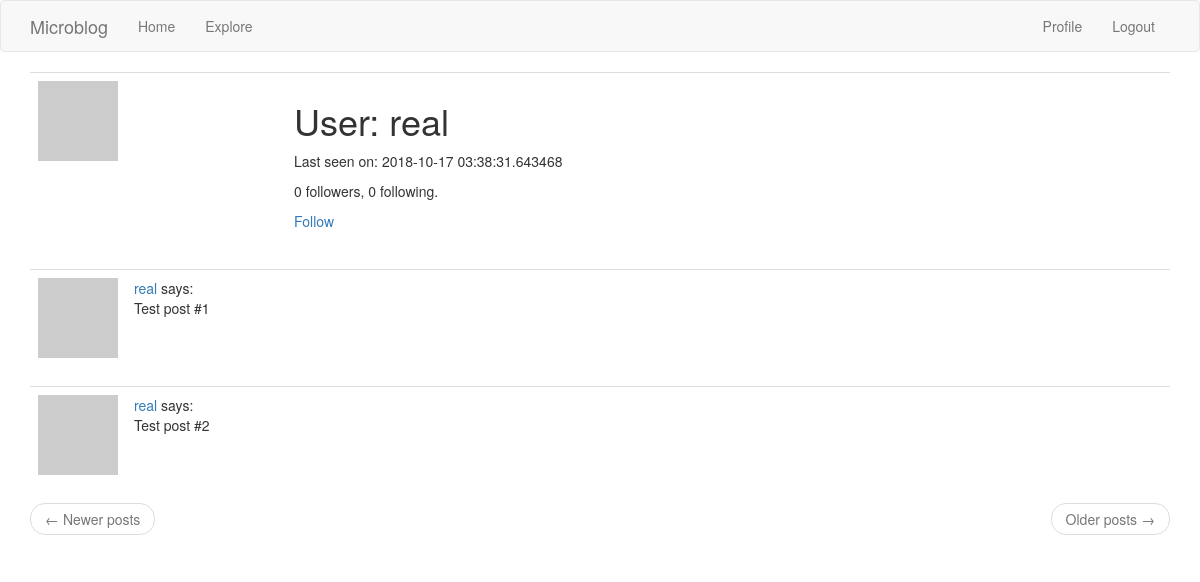
The app's page /user/real (signed in), older data.
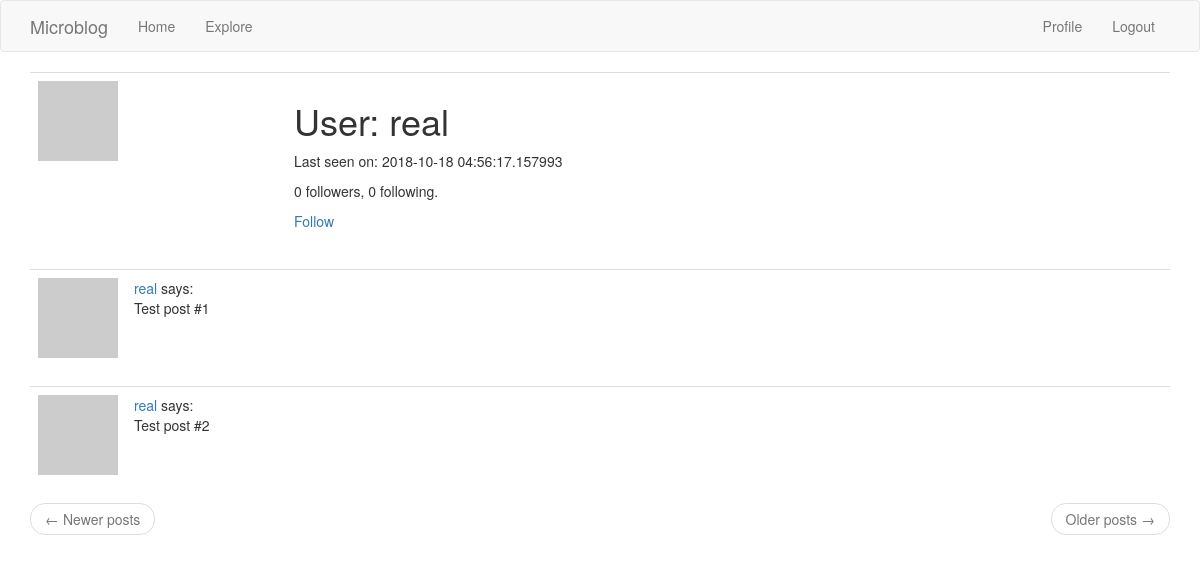
The same page, newer data.
### app/models.py (models this page shows, shortened)
class User(UserMixin, db.Model):
    id = db.Column(db.Integer, primary_key=True)
    username = db.Column(db.String(64), index=True, unique=True)
    email = db.Column(db.String(120), index=True, unique=True)
    password_hash = db.Column(db.String(128))
    posts = db.relationship('Post', backref='author', lazy='dynamic')
    about_me = db.Column(db.String(140))
    last_seen = db.Column(db.DateTime, default=datetime.utcnow)
    followed = db.relationship(
        'User', secondary=followers,
        primaryjoin=(followers.c.follower_id == id),
        secondaryjoin=(followers.c.followed_id == id),
        backref=db.backref('followers', lazy='dynamic'), lazy='dynamic')
    def avatar(self, size):
        digest = md5(self.email.lower().encode('utf-8')).hexdigest()
        return 'https://www.gravatar.com/avatar/{}?d=identicon&s={}'.format(
            digest, size)
    def is_following(self, user):
        return self.followed.filter(
            followers.c.followed_id == user.id).count() > 0

### app/routes.py (the view)
@app.route('/user/<username>')
@login_required
def user(username):
    user = User.query.filter_by(username=username).first_or_404()
    posts = [
        {'author': user, 'body': 'Test post #1'},
        {'author': user, 'body': 'Test post #2'}
    ]
    return render_template('user.html', user=user, posts=posts)

### app/models.py (called while the page is built)
@login.user_loader
def load_user(id):
    return User.query.get(int(id))

### app/routes.py (called while the page is built)
@app.before_request
def before_request():
    if current_user.is_authenticated:
        current_user.last_seen = datetime.utcnow()
        db.session.commit()

### app/templates/user.html (shortened to what this page needs)
{% extends "base.html" %}
{% block app_content %}
    <table class="table table-hover">
        <tr>
            <td width="256px"><img src="{{ user.avatar(256) }}"></td>
            <td>
                <h1>User: {{ user.username }}</h1>
                {% if user.last_seen %}<p>Last seen on: {{ user.last_seen }}</p>{% endif %}
                <p>{{ user.followers.count() }} followers, {{ user.followed.count() }} following.</p>
                {% if user == current_user %}
                <p><a href="{{ url_for('edit_profile') }}">Edit your profile</a></p>
                {% elif not current_user.is_following(user) %}
                <p><a href="{{ url_for('follow', username=user.username) }}">Follow</a></p>
                {% else %}
                <p><a href="{{ url_for('unfollow', username=user.username) }}">Unfollow</a></p>
                {% endif %}
            </td>
        </tr>
    </table>
    {% for post in posts %}
        {% include '_post.html' %}
    {% endfor %}
    <nav aria-label="...">
        <ul class="pager">
            <li class="previous{% if not prev_url %} disabled{% endif %}">
                <a href="{{ prev_url or '#' }}">
                    <span aria-hidden="true">&larr;</span> Newer posts
                </a>
            </li>
            <li class="next{% if not next_url %} disabled{% endif %}">
                <a href="{{ next_url or '#' }}">
                    Older posts <span aria-hidden="true">&rarr;</span>
                </a>
            </li>
        </ul>
    </nav>
{% endblock %}

### app/templates/_post.html
<table class="table table-hover">
    <tr>
        <td width="70px">
            <a href="{{ url_for('user', username=post.author.username) }}">
                <img src="{{ post.author.avatar(70) }}" />
            </a>
        </td>
        <td>
            <a href="{{ url_for('user', username=post.author.username) }}">
                {{ post.author.username }}
            </a>
            says:
            <br>
            {{ post.body }}
        </td>
    </tr>
</table>

Row changes from the older to the newer data that the page shows:
changed User "real": last_seen "2018-10-17 03:38:31.643468" → "2018-10-18 04:56:17.157993"
